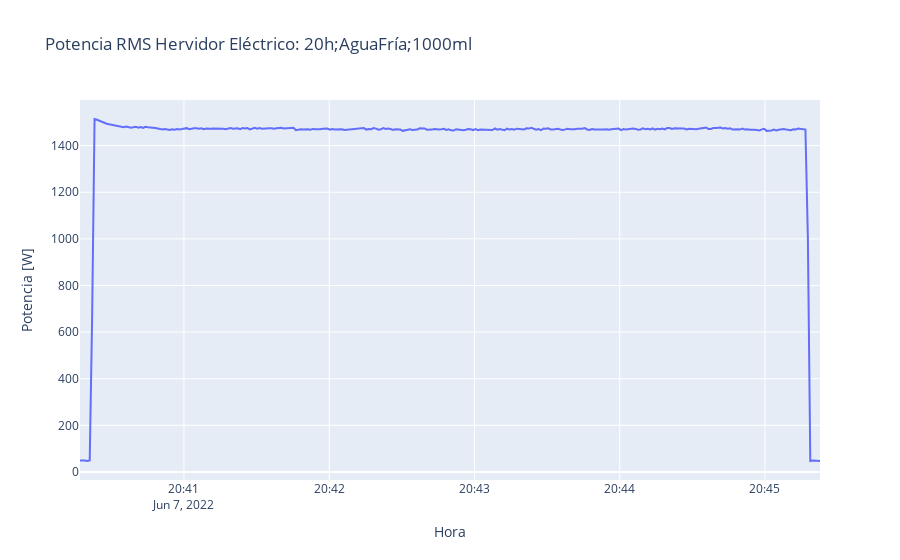

Source (notebook cell):
### Code cell
fig = go.Figure(
    data=[
        go.Line(x=BD_carga['Fecha'][0:12*75],
                y=BD_carga['Potencia'][0:12*75], name="Power")
    ],
    layout=go.Layout(
        title=dict(text='Potencia RMS Hervidor Eléctrico: 20h;AguaFría;1000ml'),
        xaxis=dict(title='Hora'),
        yaxis=dict(title='Potencia [W]')
    )
)
fig.show()

### Figure 1 — Plotly figure (JSON) as saved in the notebook; plotly's stock layout.template omitted (floating-point values rounded to 4 significant figures; data arrays with more than 128 entries replaced by an {"elided": "..."} marker saying what was removed)
{"data": [{"name": "Power", "type": "scatter", "x": {"elided": "306 str values"}, "y": {"elided": "306 float values"}}], "layout": {"title": {"text": "Potencia RMS Hervidor Eléctrico: 20h;AguaFría;1000ml"}, "xaxis": {"title": {"text": "Hora"}}, "yaxis": {"title": {"text": "Potencia [W]"}}}}
